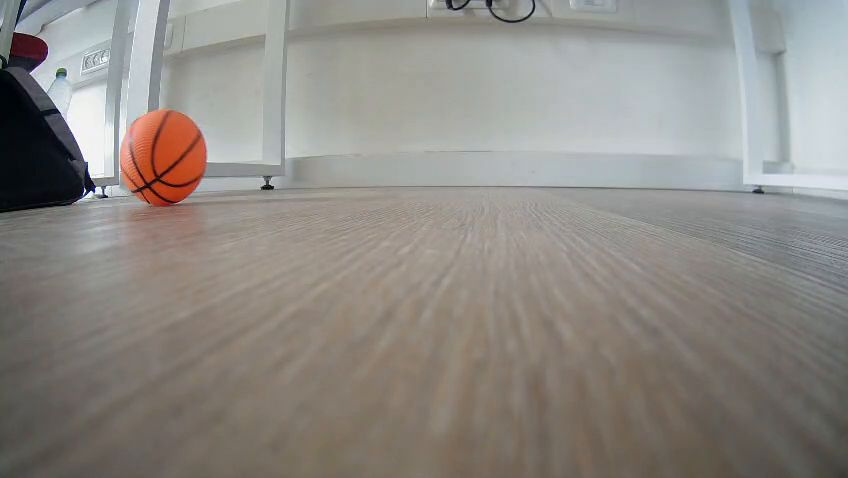
#> input picture frame 5 of easytestvid.mp4, 848 x 478 px, given in place of ball_rolling.mp4, which was not available
$ python 'image sub.py'
#> lines starting #> are read from the running program, lines starting #| are printed output that depends on the picture; pictures that were not available may be replaced by others from this repository, and a replacement may not be noted
import cv2
import copy

# Load the video file
cap = cv2.VideoCapture("ball_rolling.mp4")

# Check if the video opened correctly
if not cap.isOpened():
    print("Error: Could not open video file.")
    exit()
frame_count = int(cap.get(cv2.CAP_PROP_FRAME_COUNT))

# Read and display video frames
random_frame = 0
n = 0
while True:
    n += 1
    ret, frame1 = cap.read()
#> frame1 is the input picture: shape (478, 848, 3); mean B, G, R 132.4, 137.7, 141.5

    if not ret:
        break   # No more frames -> exit loop

    ret, frame2 = cap.read()
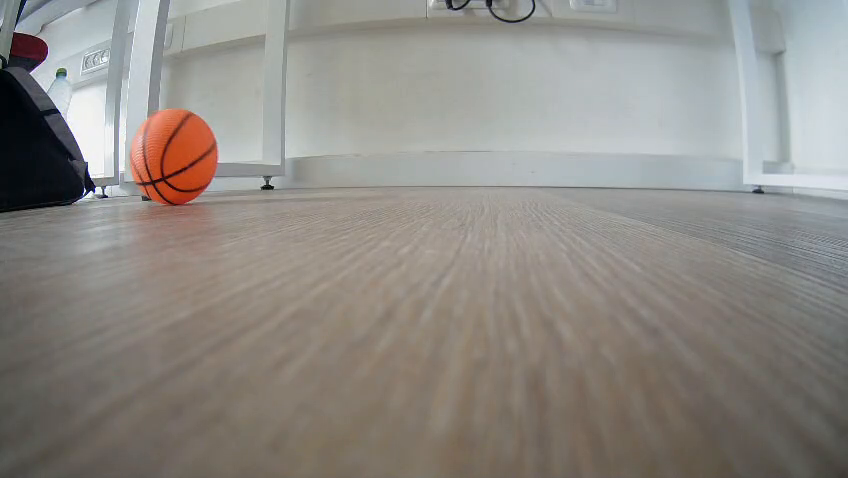
#> input picture frame 6 of easytestvid.mp4, 848 x 478 px, given in place of ball_rolling.mp4, which was not available
#> frame2 is the input picture: shape (478, 848, 3); mean B, G, R 132.4, 137.7, 141.5

    if not ret:
        break

    sub = cv2.subtract(frame1, frame2)
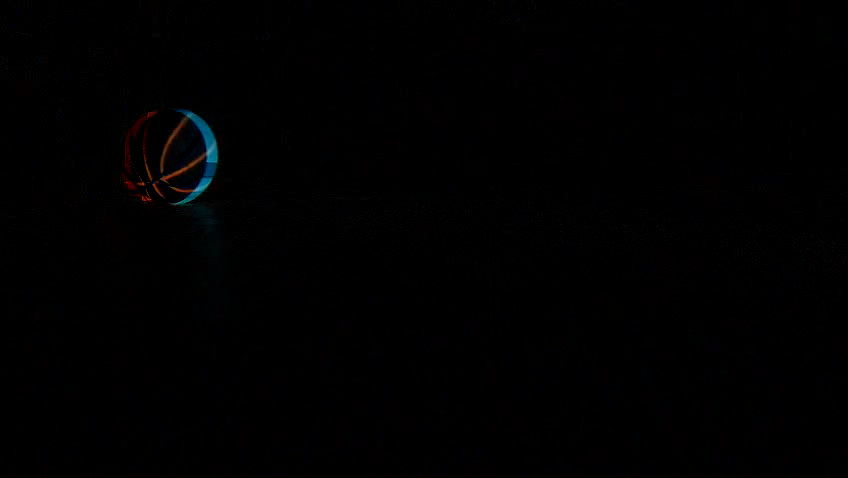
#> sub: shape (478, 848, 3); mean B, G, R 0.8, 0.6, 0.6
    cv2.imshow("Video", sub)

    if n == frame_count // 2:
        random_frame = copy.deepcopy(sub)

    # Press Q to quit
    if cv2.waitKey(25) & 0xFF == ord('q'):
#> (key q is pressed here)
        break

cv2.imshow("rand", random_frame)
cv2.waitKey(0)

# Release resources
cap.release()
cv2.destroyAllWindows()

$ run again, starting later in the video
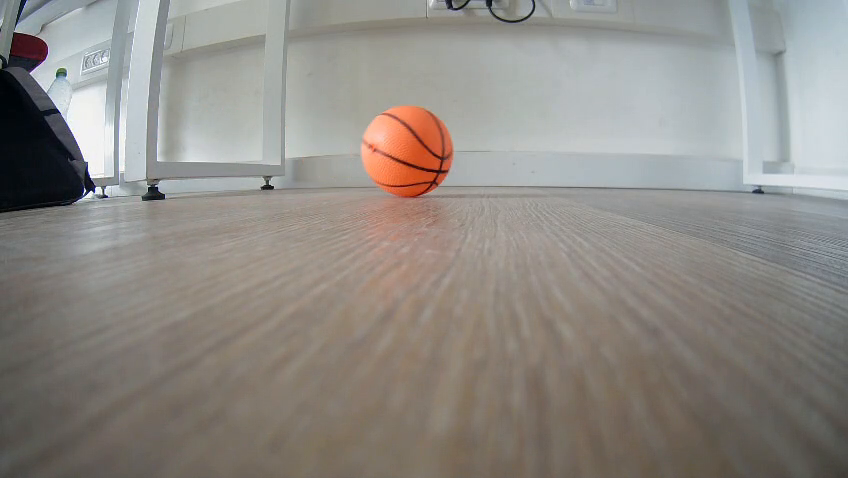
#> input picture frame 26 of easytestvid.mp4, 848 x 478 px, given in place of ball_rolling.mp4, which was not available
#> frame1 is the input picture: shape (478, 848, 3); mean B, G, R 132.7, 138.1, 142.2
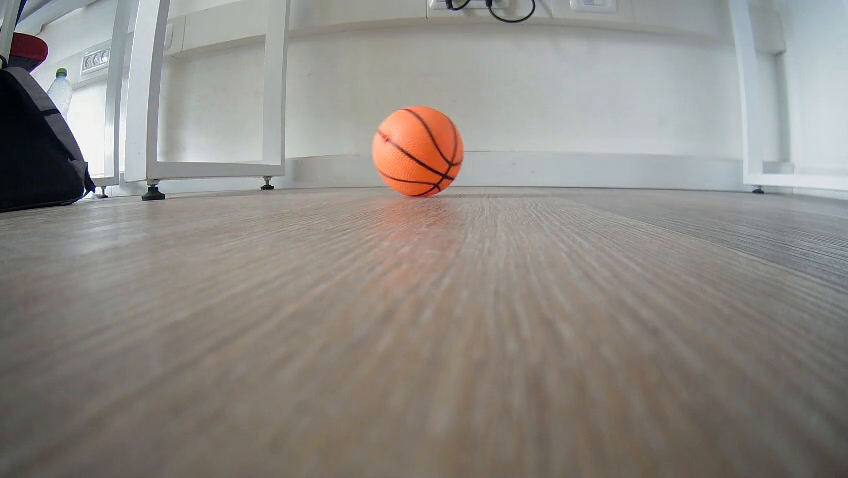
#> input picture frame 27 of easytestvid.mp4, 848 x 478 px, given in place of ball_rolling.mp4, which was not available
#> frame2 is the input picture: shape (478, 848, 3); mean B, G, R 132.7, 138.1, 142.2
#> `sub = cv2.subtract(frame1, frame2)`:
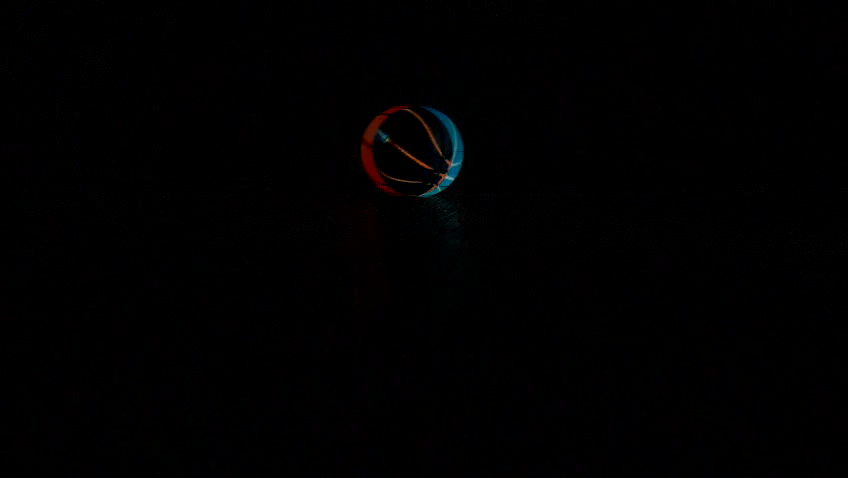
#> sub: shape (478, 848, 3); mean B, G, R 0.8, 0.6, 0.7

$ run again, starting later in the video
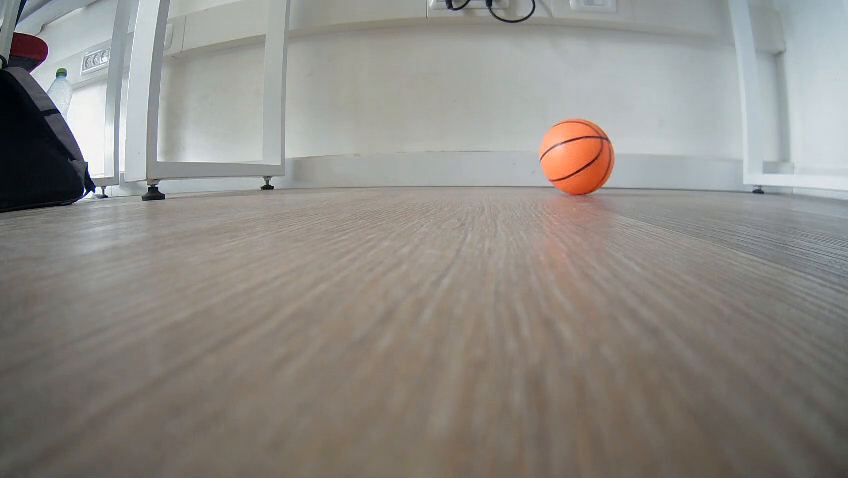
#> input picture frame 46 of easytestvid.mp4, 848 x 478 px, given in place of ball_rolling.mp4, which was not available
#> frame1 is the input picture: shape (478, 848, 3); mean B, G, R 133, 138.4, 141.8
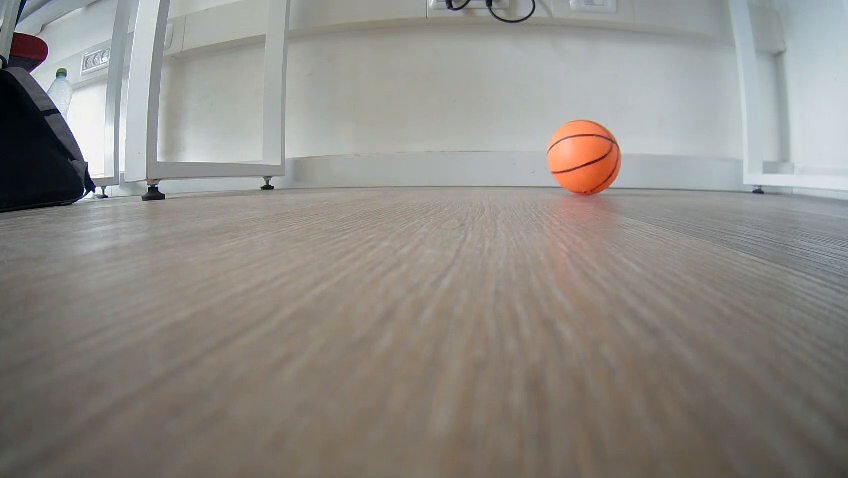
#> input picture frame 47 of easytestvid.mp4, 848 x 478 px, given in place of ball_rolling.mp4, which was not available
#> frame2 is the input picture: shape (478, 848, 3); mean B, G, R 133.1, 138.4, 141.9
#> `sub = cv2.subtract(frame1, frame2)`:
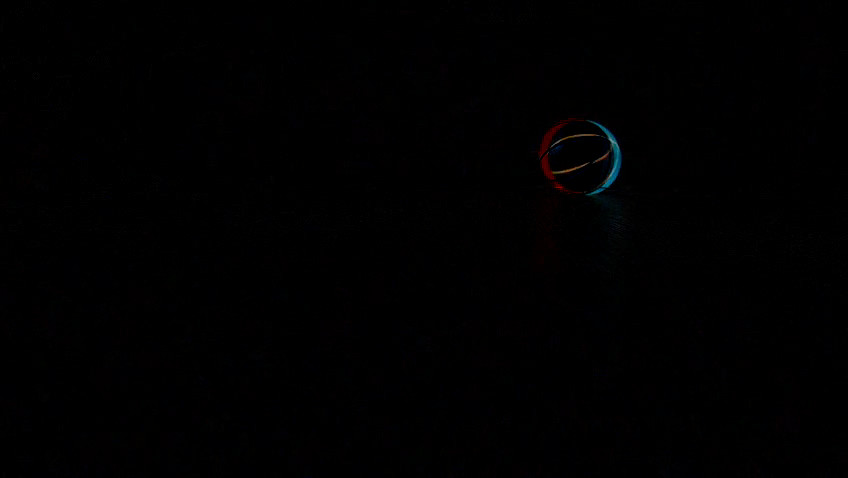
#> sub: shape (478, 848, 3); mean B, G, R 0.6, 0.5, 0.6
